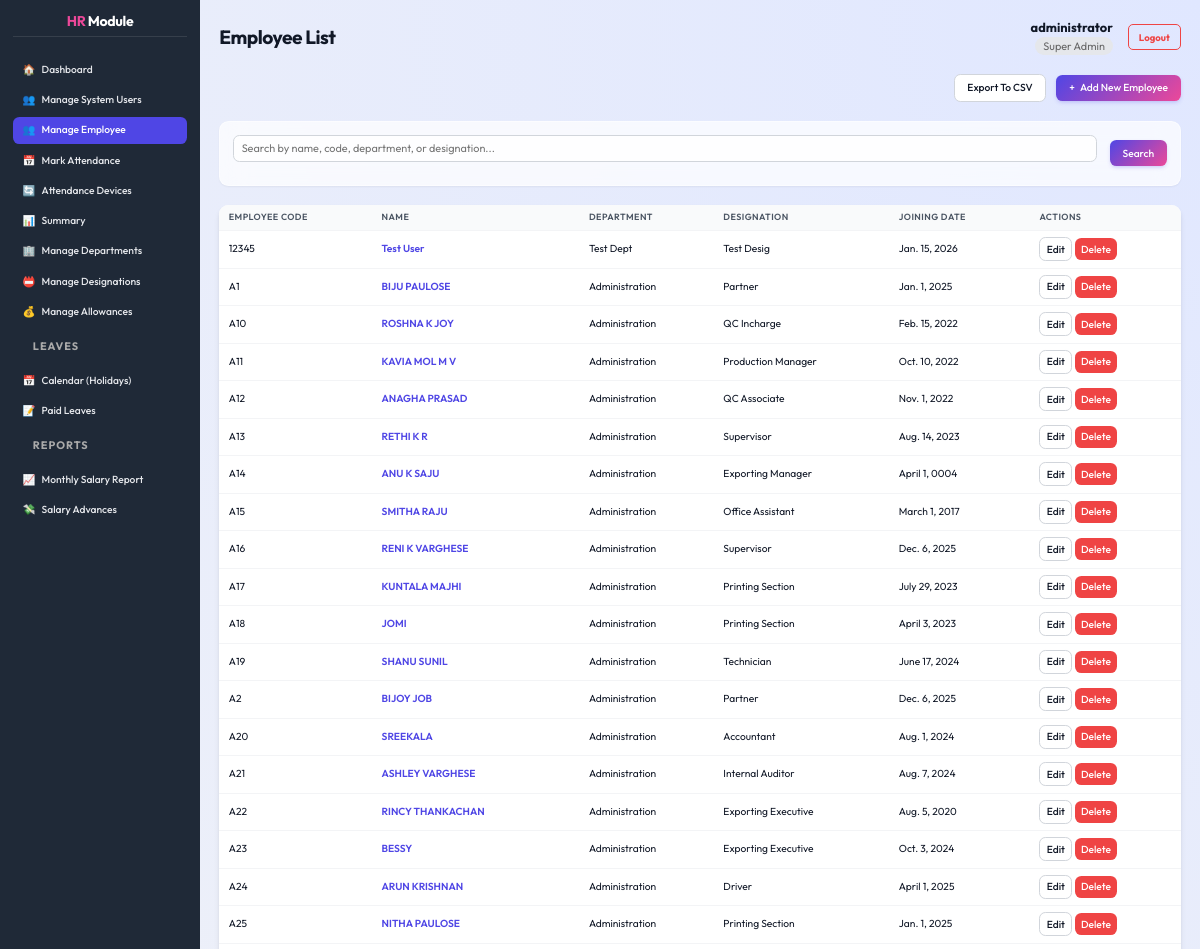
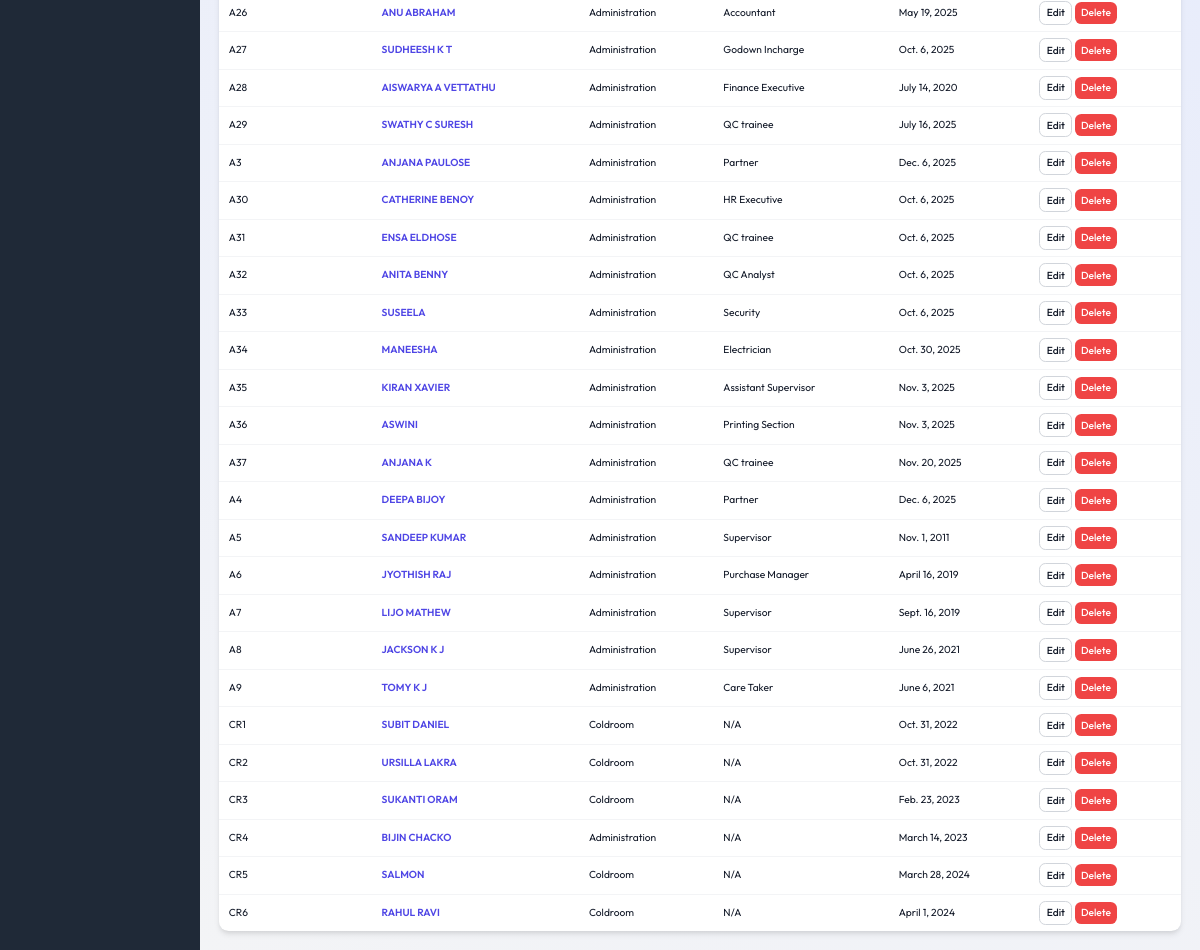
Screenshot of /employees/ (signed in) with the database file from the repository (2 pictures, top to bottom).
### core/models.py (models this page shows, shortened)
class Employee(models.Model):
    user = models.OneToOneField(User, on_delete=models.SET_NULL, null=True, blank=True, related_name='employee_profile')
    GENDER_CHOICES = [
        ('M', 'Male'),
        ('F', 'Female'),
        ('O', 'Other'),
    ]
    EMPLOYMENT_TYPE_CHOICES = [
        ('Permanent', 'Permanent'),
        ('Trainee', 'Trainee'),
        ('Contract', 'Contract'),
        ('Daily Wages', 'Daily Wages'),
        ('Internship', 'Internship'),
        ('Part-Time', 'Part-Time'),
        ('Full-Time', 'Full-Time'),
    ]
    employee_code = models.CharField(max_length=20, unique=True, default=0)
    full_name = models.CharField(max_length=255, default='')
    address = models.TextField(default='')
    date_of_birth = models.DateField(null=True, blank=True, default=None)
    contact_number = models.CharField(max_length=15, default='')
    aadhar_number = models.CharField(max_length=12, default='')
    sex = models.CharField(max_length=1, choices=GENDER_CHOICES, null=True, blank=True, default=None)
    nationality = models.CharField(max_length=50, default='')
    state = models.CharField(max_length=50, default='')
    joining_date = models.DateField(default=datetime.date.today)
    department = models.ForeignKey(Department, on_delete=models.SET_NULL, null=True, blank=True)
    designation = models.ForeignKey(Designation, on_delete=models.SET_NULL, null=True, blank=True)
    previous_experience = models.TextField(default='')
    employment_type = models.CharField(max_length=20, choices=EMPLOYMENT_TYPE_CHOICES, default='Permanent')
    basic_salary = models.DecimalField(max_digits=10, decimal_places=2, default=0.00)
    allowances = models.ManyToManyField(Allowance, through='EmployeeAllowance', blank=True)
    pf_number = models.CharField(max_length=50, blank=True, null=True)
    esi_number = models.CharField(max_length=50, blank=True, null=True)

class Department(models.Model):
    name = models.CharField(max_length=100, unique=True)

class Designation(models.Model):
    name = models.CharField(max_length=100, unique=True)

### core/views.py (the view, shortened to what this page needs)
# urls.py: path('employees/', views.employee_list, name='employee_list'),
@hr_required
def employee_list(request):
    employees = Employee.objects.all()
    search_query = request.GET.get('search', '')
    filter_type = request.GET.get('filter')
    sort_by = request.GET.get('sort', 'employee_code')  # Default sort
    order = request.GET.get('order', 'asc')
    sort_map = {
        'code': 'employee_code',
        'name': 'full_name',
        'department': 'department__name',
        'designation': 'designation__name',
        'date': 'joining_date'
    }
    model_field = sort_map.get(sort_by, 'employee_code')
    if order == 'desc':
        model_field = '-' + model_field
    employees = employees.order_by(model_field)
    return render(request, 'core/employee_list.html', {
        'employees': employees,
        'search_query': search_query,
        'current_sort': sort_by,
        'current_order': order
    })

### core/templates/core/employee_list.html (shortened to what this page needs)
{% extends 'core/dashboard_base.html' %}
{% load static %}
{% block page_title %}Employee List{% endblock %}
{% block dashboard_content %}
<div class="main-content-header" style="justify-content: flex-end; gap: 10px;">
    <a href="{% url 'export_employees_csv' %}" class="btn btn-secondary">Export to CSV</a>
    <a href="{% url 'employee_add' %}" class="btn btn-primary"><span>+</span> Add New Employee</a>
</div>
<div class="card" style="margin-bottom: 1.5rem;">
    <form method="get" style="display: flex; gap: 1rem; align-items: center;">
        <div style="flex: 1;">
            <input type="text" name="search" id="search"
                placeholder="Search by name, code, department, or designation..." value="{{ search_query }}"
                style="width: 100%;">
        </div>
        <div style="display: flex; gap: 0.5rem;">
            <button type="submit" class="btn btn-primary">Search</button>
        </div>
    </form>
</div>
<table class="data-table">
    <thead>
        <tr>
            <th>
                <a href="?sort=code&order={% if current_sort == 'code' and current_order == 'asc' %}desc{% else %}asc{% endif %}{% if search_query %}&search={{ search_query }}{% endif %}"
                    style="color: inherit; text-decoration: none; display: flex; align-items: center; gap: 5px;">
                    Employee Code
                </a>
            </th>
            <th>
                <a href="?sort=name&order={% if current_sort == 'name' and current_order == 'asc' %}desc{% else %}asc{% endif %}{% if search_query %}&search={{ search_query }}{% endif %}"
                    style="color: inherit; text-decoration: none; display: flex; align-items: center; gap: 5px;">
                    Name
                </a>
            </th>
            <th>
                <a href="?sort=department&order={% if current_sort == 'department' and current_order == 'asc' %}desc{% else %}asc{% endif %}{% if search_query %}&search={{ search_query }}{% endif %}"
                    style="color: inherit; text-decoration: none; display: flex; align-items: center; gap: 5px;">
                    Department
                </a>
            </th>
            <th>
                <a href="?sort=designation&order={% if current_sort == 'designation' and current_order == 'asc' %}desc{% else %}asc{% endif %}{% if search_query %}&search={{ search_query }}{% endif %}"
                    style="color: inherit; text-decoration: none; display: flex; align-items: center; gap: 5px;">
                    Designation
                </a>
            </th>
            <th>
                <a href="?sort=date&order={% if current_sort == 'date' and current_order == 'asc' %}desc{% else %}asc{% endif %}{% if search_query %}&search={{ search_query }}{% endif %}"
                    style="color: inherit; text-decoration: none; display: flex; align-items: center; gap: 5px;">
                    Joining Date
                </a>
            </th>
            <th>Actions</th>
        </tr>
    </thead>
    <tbody>
        {% for employee in employees %}
        <tr>
            <td>{{ employee.employee_code }}</td>
            <td><a href="{% url 'employee_detail' employee.id %}" style="font-weight: 600;">{{ employee.full_name }}</a>
            </td>
            <td>{{ employee.department.name|default:"N/A" }}</td>
            <td>{{ employee.designation.name|default:"N/A" }}</td>
            <td>{{ employee.joining_date }}</td>
            <td class="actions">
                <a href="{% url 'employee_edit' employee.id %}" class="btn btn-secondary btn-sm"
                    style="padding: 0.25rem 0.5rem; font-size: 0.8rem;">Edit</a>
                <a href="{% url 'employee_delete' employee.id %}" class="btn btn-danger btn-sm"
                    style="padding: 0.25rem 0.5rem; font-size: 0.8rem;">Delete</a>
            </td>
        </tr>
        {% empty %}
        <tr>
            <td colspan="6">No employees found.</td>
        </tr>
        {% endfor %}
    </tbody>
</table>
{% endblock %}

### core/templates/core/dashboard_base.html (shortened to what this page needs)
{% extends 'core/base.html' %}
{% load static %}
{% block content %}
<div class="dashboard-layout">
    <div class="sidebar">
        <h2><span style="color: var(--secondary-color);">HR</span> Module</h2>
        <ul>
            <li><a href="{% url 'dashboard' %}"
                    class="{% if request.resolver_match.url_name == 'dashboard' %}active{% endif %}">
                    <span>🏠</span> Dashboard
                </a></li>
            {% if user.is_superuser or user.hrprofile.role == 0 %}
            <li><a href="{% url 'manage_hrs' %}"
                    class="{% if 'manage_hr' in request.resolver_match.url_name %}active{% endif %}">
                    <span>👥</span> Manage System Users
                </a></li>
            {% endif %}
            <li><a href="{% url 'employee_list' %}"
                    class="{% if request.resolver_match.url_name == 'employee_list' %}active{% endif %}">
                    <span>👥</span> Manage Employee
                </a></li>
            <li><a href="{% url 'attendance_mark' %}"
                    class="{% if request.resolver_match.url_name == 'attendance_mark' %}active{% endif %}">
                    <span>📅</span> Mark Attendance
                </a></li>
            <li><a href="{% url 'device_list' %}"
                    class="{% if request.resolver_match.url_name == 'device_list' %}active{% endif %}">
                    <span>🔄</span> Attendance Devices
                </a></li>
            <li><a href="{% url 'summary' %}"
                    class="{% if request.resolver_match.url_name == 'summary' %}active{% endif %}">
                    <span>📊</span> Summary
                </a></li>
            <li><a href="{% url 'department_list' %}"
                    class="{% if request.resolver_match.url_name == 'department_list' %}active{% endif %}">
                    <span>🏢</span> Manage Departments
                </a></li>
            <li><a href="{% url 'designation_list' %}"
                    class="{% if request.resolver_match.url_name == 'designation_list' %}active{% endif %}">
                    <span>📛</span> Manage Designations
                </a></li>
            <li><a href="{% url 'allowance_list' %}"
                    class="{% if request.resolver_match.url_name == 'allowance_list' %}active{% endif %}">
                    <span>💰</span> Manage Allowances
                </a></li>
            <li>
                <div
                    style="padding: 10px 20px; font-size: 0.85em; color: #aaa; text-transform: uppercase; font-weight: bold; letter-spacing: 1px;">
                    Leaves</div>
            </li>
            <li><a href="{% url 'leave_calendar' %}"
                    class="{% if request.resolver_match.url_name == 'leave_calendar' %}active{% endif %}">
                    <span>📅</span> Calendar (Holidays)
                </a></li>
            <li><a href="{% url 'leave_list' %}"
                    class="{% if request.resolver_match.url_name == 'leave_list' %}active{% endif %}">
                    <span>📝</span> Paid Leaves
                </a></li>
            <li>
                <div
                    style="padding: 10px 20px; font-size: 0.85em; color: #aaa; text-transform: uppercase; font-weight: bold; letter-spacing: 1px;">
                    Reports</div>
            </li>
            <li><a href="{% url 'monthly_salary_report' %}"
                    class="{% if request.resolver_match.url_name == 'monthly_salary_report' %}active{% endif %}">
                    <span>📈</span> Monthly Salary Report
                </a></li>
            <li><a href="{% url 'salary_advance_list' %}"
                    class="{% if request.resolver_match.url_name == 'salary_advance_list' %}active{% endif %}">
                    <span>💸</span> Salary Advances
                </a></li>
    </div>
    <div class="main-content">
        <div class="main-content-header" style="justify-content: space-between; display: flex; align-items: center;">
            <h1 style="margin: 0;">{% block page_title %}{% endblock %}</h1>
            <div class="user-info" style="display: flex; align-items: center; gap: 15px;">
                <div style="text-align: right;">
                    <span style="display: block; font-weight: bold;">{{ user.username }}</span>
                    <span
                        style="font-size: 0.85em; color: #666; background: #e5e7eb; padding: 2px 8px; border-radius: 12px;">
                        {% if user.is_superuser %}Super Admin
                        {% elif user.hrprofile.role == 0 %}Administrator
                        {% elif user.hrprofile.role == 1 %}HR Manager
                        {% elif user.hrprofile.role == 2 %}Employee
                        {% else %}User
                        {% endif %}
                    </span>
                </div>
                <a href="{% url 'logout' %}" class="btn btn-sm btn-outline-danger"
                    style="text-decoration: none; padding: 5px 10px; border: 1px solid #ef4444; color: #ef4444; border-radius: 5px; font-weight: bold;">Logout</a>
            </div>
        </div>
        {% block dashboard_content %}{% endblock %}
    </div>
</div>
{% endblock %}

### rows the page displays
Employee: employee_code "12345", full_name "Test User", department.name "Test Dept", designation.name "Test Desig", joining_date "Jan. 15, 2026"
Employee: employee_code "A1", full_name "BIJU PAULOSE", department.name "Administration", designation.name "Partner", joining_date "Jan. 1, 2025"
Employee: employee_code "A10", full_name "ROSHNA K JOY", department.name "Administration", designation.name "QC Incharge", joining_date "Feb. 15, 2022"
Employee: employee_code "A11", full_name "KAVIA MOL M V", department.name "Administration", designation.name "Production Manager", joining_date "Oct. 10, 2022"
Employee: employee_code "A12", full_name "ANAGHA PRASAD", department.name "Administration", designation.name "QC Associate", joining_date "Nov. 1, 2022"
Employee: employee_code "A13", full_name "RETHI K R", department.name "Administration", designation.name "Supervisor", joining_date "Aug. 14, 2023"
Employee: employee_code "A14", full_name "ANU K SAJU", department.name "Administration", designation.name "Exporting Manager", joining_date "April 1, 0004"
Employee: employee_code "A15", full_name "SMITHA RAJU", department.name "Administration", designation.name "Office Assistant", joining_date "March 1, 2017"
Employee: employee_code "A16", full_name "RENI K VARGHESE", department.name "Administration", designation.name "Supervisor", joining_date "Dec. 6, 2025"
Employee: employee_code "A17", full_name "KUNTALA MAJHI", department.name "Administration", designation.name "Printing Section", joining_date "July 29, 2023"
Employee: employee_code "A18", full_name "JOMI", department.name "Administration", designation.name "Printing Section", joining_date "April 3, 2023"
Employee: employee_code "A19", full_name "SHANU SUNIL", department.name "Administration", designation.name "Technician", joining_date "June 17, 2024"
Employee: employee_code "A2", full_name "BIJOY JOB", department.name "Administration", designation.name "Partner", joining_date "Dec. 6, 2025"
Employee: employee_code "A20", full_name "SREEKALA", department.name "Administration", designation.name "Accountant", joining_date "Aug. 1, 2024"
Employee: employee_code "A21", full_name "ASHLEY VARGHESE", department.name "Administration", designation.name "Internal Auditor", joining_date "Aug. 7, 2024"
Employee: employee_code "A22", full_name "RINCY THANKACHAN", department.name "Administration", designation.name "Exporting Executive", joining_date "Aug. 5, 2020"
Employee: employee_code "A23", full_name "BESSY", department.name "Administration", designation.name "Exporting Executive", joining_date "Oct. 3, 2024"
Employee: employee_code "A24", full_name "ARUN KRISHNAN", department.name "Administration", designation.name "Driver", joining_date "April 1, 2025"
Employee: employee_code "A25", full_name "NITHA PAULOSE", department.name "Administration", designation.name "Printing Section", joining_date "Jan. 1, 2025"
Employee: employee_code "A26", full_name "ANU ABRAHAM", department.name "Administration", designation.name "Accountant", joining_date "May 19, 2025"
Employee: employee_code "A27", full_name "SUDHEESH K T", department.name "Administration", designation.name "Godown Incharge", joining_date "Oct. 6, 2025"
Employee: employee_code "A28", full_name "AISWARYA A VETTATHU", department.name "Administration", designation.name "Finance Executive", joining_date "July 14, 2020"
Employee: employee_code "A29", full_name "SWATHY C SURESH", department.name "Administration", designation.name "QC trainee", joining_date "July 16, 2025"
Employee: employee_code "A3", full_name "ANJANA PAULOSE", department.name "Administration", designation.name "Partner", joining_date "Dec. 6, 2025"
Employee: employee_code "A30", full_name "CATHERINE BENOY", department.name "Administration", designation.name "HR Executive", joining_date "Oct. 6, 2025"
Employee: employee_code "A31", full_name "ENSA ELDHOSE", department.name "Administration", designation.name "QC trainee", joining_date "Oct. 6, 2025"
Employee: employee_code "A32", full_name "ANITA BENNY", department.name "Administration", designation.name "QC Analyst", joining_date "Oct. 6, 2025"
Employee: employee_code "A33", full_name "SUSEELA", department.name "Administration", designation.name "Security", joining_date "Oct. 6, 2025"
Employee: employee_code "A34", full_name "MANEESHA", department.name "Administration", designation.name "Electrician", joining_date "Oct. 30, 2025"
Employee: employee_code "A35", full_name "KIRAN XAVIER", department.name "Administration", designation.name "Assistant Supervisor", joining_date "Nov. 3, 2025"
Employee: employee_code "A36", full_name "ASWINI", department.name "Administration", designation.name "Printing Section", joining_date "Nov. 3, 2025"
Employee: employee_code "A37", full_name "ANJANA K", department.name "Administration", designation.name "QC trainee", joining_date "Nov. 20, 2025"
Employee: employee_code "A4", full_name "DEEPA BIJOY", department.name "Administration", designation.name "Partner", joining_date "Dec. 6, 2025"
Employee: employee_code "A5", full_name "SANDEEP KUMAR", department.name "Administration", designation.name "Supervisor", joining_date "Nov. 1, 2011"
Employee: employee_code "A6", full_name "JYOTHISH RAJ", department.name "Administration", designation.name "Purchase Manager", joining_date "April 16, 2019"
Employee: employee_code "A7", full_name "LIJO MATHEW", department.name "Administration", designation.name "Supervisor", joining_date "Sept. 16, 2019"
Employee: employee_code "A8", full_name "JACKSON K J", department.name "Administration", designation.name "Supervisor", joining_date "June 26, 2021"
Employee: employee_code "A9", full_name "TOMY K J", department.name "Administration", designation.name "Care Taker", joining_date "June 6, 2021"
Employee: employee_code "CR1", full_name "SUBIT DANIEL", department.name "Coldroom", designation.name "N/A", joining_date "Oct. 31, 2022"
Employee: employee_code "CR2", full_name "URSILLA LAKRA", department.name "Coldroom", designation.name "N/A", joining_date "Oct. 31, 2022"
Employee: employee_code "CR3", full_name "SUKANTI ORAM", department.name "Coldroom", designation.name "N/A", joining_date "Feb. 23, 2023"
Employee: employee_code "CR4", full_name "BIJIN CHACKO", department.name "Administration", designation.name "N/A", joining_date "March 14, 2023"
Employee: employee_code "CR5", full_name "SALMON", department.name "Coldroom", designation.name "N/A", joining_date "March 28, 2024"
Employee: employee_code "CR6", full_name "RAHUL RAVI", department.name "Coldroom", designation.name "N/A", joining_date "April 1, 2024"

### other values shown
{{ user.username }} "administrator"
